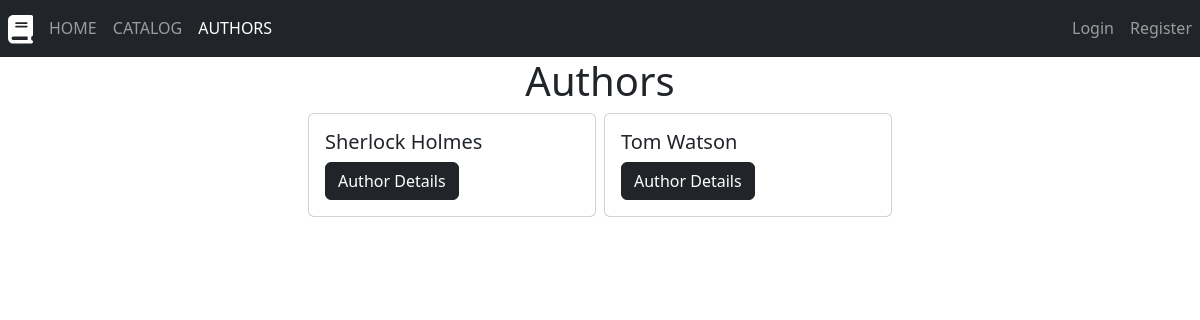
The page /catalog/authors on the database its author committed.
### catalog/models.py (models this page shows, shortened)
class Author(models.Model):
   fname= models.CharField('First Name',max_length=200)
   lname= models.CharField('Last Name',max_length=200)
   date_birth= models.DateField('Date of Birth', null=True, blank=True)
   date_death= models.DateField('Date of Death', null=True, blank=True)
   class Meta:
     ordering = ['lname','fname']

### catalog/views.py (the view)
# urls.py: path('catalog/authors', views.authors, name='authors'),
def authors(request):
  try:
    template = loader.get_template('authors.html')
    authors = Author.objects.all().values()
    context = {
      'authors': authors,
      'menu_links': [
           {'href': '/', 'text': 'HOME', 'active': ''},
           {'href': '/catalog', 'text': 'CATALOG', 'active': ''},
           {'href': '/catalog/authors', 'text': 'AUTHORS', 'active': 'active'},
           {'href': '/admin', 'text': 'ADMIN', 'active': '', 'admin': True},
        ]
    }
    return HttpResponse(template.render(context, request))
  except Exception as err:
    print(err)

### catalog/templates/authors.html (shortened to what this page needs)
{% extends 'index.html' %}
{% load static %}
{% block links %}
    {% for link in menu_links %}
        {% if link.admin %}
            {% if user.is_authenticated and user.is_staff %}
                <a class="nav-item nav-link mx-2 {{link.active}}" href="{{link.href}}">{{link.text}}</a>
            {% endif %}
        {% else %}
            <a class="nav-item nav-link mx-2 {{link.active}}" href="{{link.href}}">{{link.text}}</a>
        {% endif %}
    {% endfor %}
{% endblock %}
{% block content %}
    <main>
        <h1 class='text-center'>Authors</h1>
        <section class='d-flex justify-content-center gap-2 align-items-center'>
            {% if authors|length > 0 %}
                {% for author in authors %}
                    <div class="card" style="width: 18rem;">
                        <div class="card-body">
                            <h5 class="card-title">{{author.fname}} {{author.lname}}</h5>
                            <a href="author_detail/{{author.id}}" class="btn btn-dark">Author Details</a>
                        </div>
                    </div>
                {% endfor %}
            {% else %}
                <p>No authors found</p>
            {% endif %}
        </section>
    </main>
{% endblock %}

### rows shown on the page
Author: fname "Sherlock", lname "Holmes"
Author: fname "Tom", lname "Watson"

### other values the page prints
{{ link.text }} "HOME" "CATALOG" "AUTHORS"
